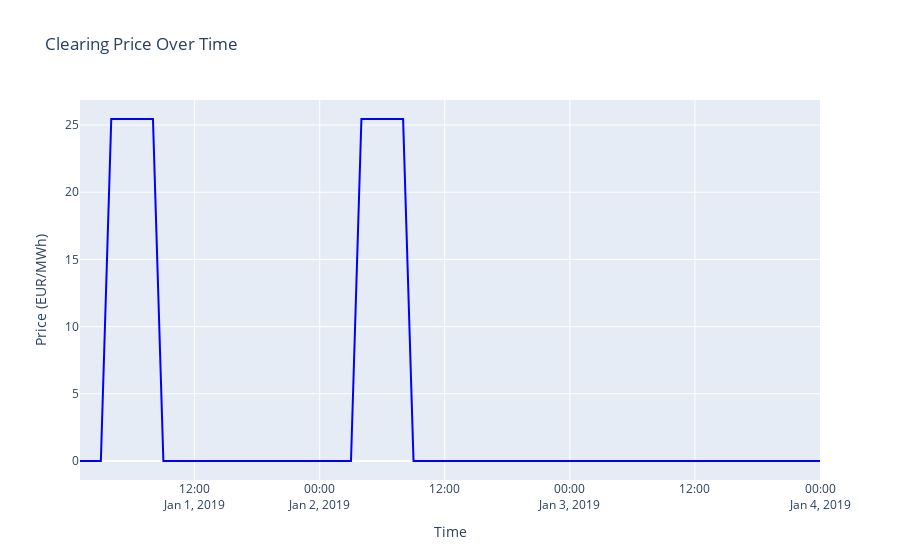

Source (notebook cell):
### Code cell
# Load the market_meta CSV file (for Use Case 1)
market_meta_uc1 = pd.read_csv(
    "outputs/tutorial_09_steel_plant_Day_Ahead/market_meta.csv"
)

# Convert 'time' column to datetime if it's not already in the correct format
market_meta_uc1["time"] = pd.to_datetime(market_meta_uc1["time"])

# ---- Save the DataFrame for future use ----
# Save the clearing price data as a CSV for future comparison
market_meta_uc1[["time", "price"]].to_csv(
    "outputs/tutorial_09_steel_plant_Day_Ahead/clearing_price_use_case_1.csv",
    index=False,
)

print("Saved the clearing price data of Use Case 1 to CSV.")

# ---- Plotting ----
# Create a Plotly figure for the clearing price
fig = go.Figure()

# Add a scatter plot trace for the price over time
fig.add_trace(
    go.Scatter(
        x=market_meta_uc1["time"],
        y=market_meta_uc1["price"],
        mode="lines",
        name="Clearing Price",
        line=dict(color="blue"),
    )
)

# Set the layout for the figure
fig.update_layout(
    title="Clearing Price Over Time",
    xaxis_title="Time",
    yaxis_title="Price (EUR/MWh)",
    xaxis=dict(showgrid=True),
    yaxis=dict(showgrid=True),
)

# Display the figure
fig.show()

### Figure 1 — Plotly figure (JSON) as saved in the notebook; plotly's stock layout.template omitted (floating-point values rounded to 4 significant figures)
{"data": [{"line": {"color": "blue"}, "mode": "lines", "name": "Clearing Price", "type": "scatter", "x": ["2019-01-01T01:00:00", "2019-01-01T02:00:00", "2019-01-01T03:00:00", "2019-01-01T04:00:00", "2019-01-01T05:00:00", "2019-01-01T06:00:00", "2019-01-01T07:00:00", "2019-01-01T08:00:00", "2019-01-01T09:00:00", "2019-01-01T10:00:00", "2019-01-01T11:00:00", "2019-01-01T12:00:00", "2019-01-01T13:00:00", "2019-01-01T14:00:00", "2019-01-01T15:00:00", "2019-01-01T16:00:00", "2019-01-01T17:00:00", "2019-01-01T18:00:00", "2019-01-01T19:00:00", "2019-01-01T20:00:00", "2019-01-01T21:00:00", "2019-01-01T22:00:00", "2019-01-01T23:00:00", "2019-01-02T00:00:00", "2019-01-02T01:00:00", "2019-01-02T02:00:00", "2019-01-02T03:00:00", "2019-01-02T04:00:00", "2019-01-02T05:00:00", "2019-01-02T06:00:00", "2019-01-02T07:00:00", "2019-01-02T08:00:00", "2019-01-02T09:00:00", "2019-01-02T10:00:00", "2019-01-02T11:00:00", "2019-01-02T12:00:00", "2019-01-02T13:00:00", "2019-01-02T14:00:00", "2019-01-02T15:00:00", "2019-01-02T16:00:00", "2019-01-02T17:00:00", "2019-01-02T18:00:00", "2019-01-02T19:00:00", "2019-01-02T20:00:00", "2019-01-02T21:00:00", "2019-01-02T22:00:00", "2019-01-02T23:00:00", "2019-01-03T00:00:00", "2019-01-03T01:00:00", "2019-01-03T02:00:00", "2019-01-03T03:00:00", "2019-01-03T04:00:00", "2019-01-03T05:00:00", "2019-01-03T06:00:00", "2019-01-03T07:00:00", "2019-01-03T08:00:00", "2019-01-03T09:00:00", "2019-01-03T10:00:00", "2019-01-03T11:00:00", "2019-01-03T12:00:00", "2019-01-03T13:00:00", "2019-01-03T14:00:00", "2019-01-03T15:00:00", "2019-01-03T16:00:00", "2019-01-03T17:00:00", "2019-01-03T18:00:00", "2019-01-03T19:00:00", "2019-01-03T20:00:00", "2019-01-03T21:00:00", "2019-01-03T22:00:00", "2019-01-03T23:00:00", "2019-01-04T00:00:00"], "y": [0, 0, 0, 25.45, 25.45, 25.45, 25.45, 25.45, 0, 0, 0, 0, 0, 0, 0, 0, 0, 0, 0, 0, 0, 0, 0, 0, 0, 0, 0, 25.45, 25.45, 25.45, 25.45, 25.45, 0, 0, 0, 0, 0, 0, 0, 0, 0, 0, 0, 0, 0, 0, 0, 0, 0, 0, 0, 0, 0, 0, 0, 0, 0, 0, 0, 0, 0, 0, 0, 0, 0, 0, 0, 0, 0, 0, 0, 0]}], "layout": {"title": {"text": "Clearing Price Over Time"}, "xaxis": {"showgrid": true, "title": {"text": "Time"}}, "yaxis": {"showgrid": true, "title": {"text": "Price (EUR/MWh)"}}}}
